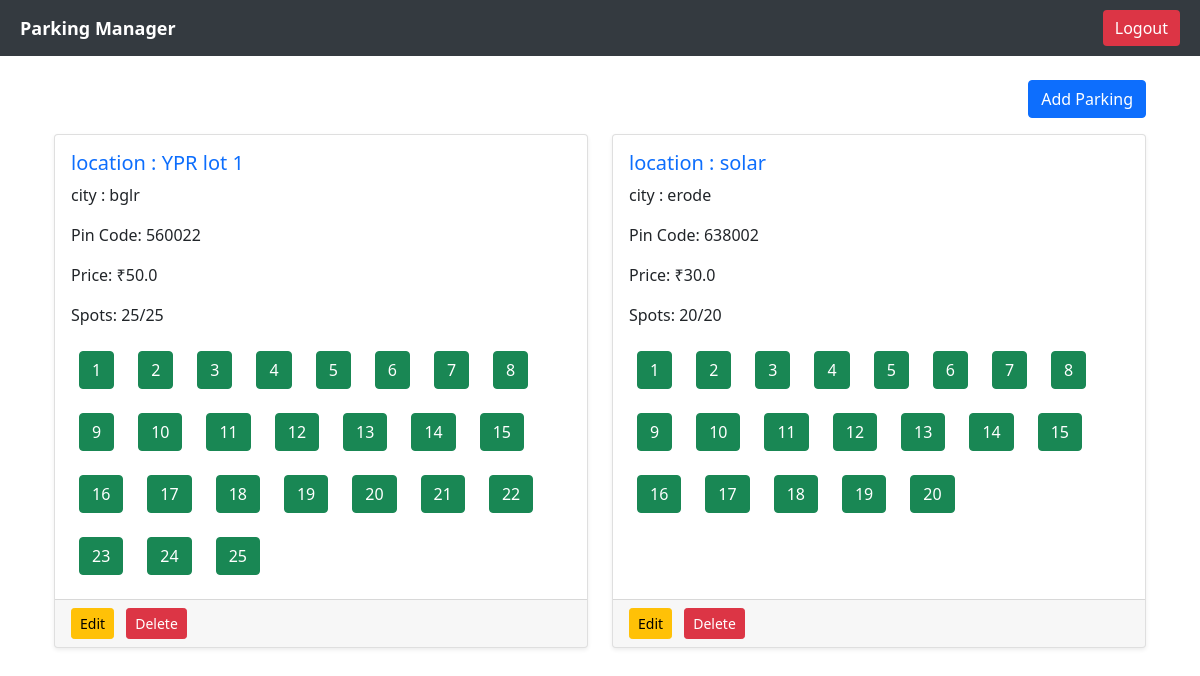
/parking (signed in), run on the app's committed database.
### models.py (models this page shows)
class Parking(db.Model):
    __tablename__ = "parking"
    id = db.Column(db.Integer, primary_key=True)
    primary_location_name = db.Column(db.String(20), nullable=False)
    address = db.Column(db.String(20), nullable=False)
    pin_code = db.Column(db.String(20), nullable=False)
    price = db.Column(db.Float, nullable=False)
    number_of_spots = db.Column(db.Integer, nullable=False)
    spots = db.relationship(
        "parkingSpot", back_populates="parking", cascade="all, delete-orphan"
    )

class parkingSpot(db.Model):
    __tablename__ = "parkingSpot"
    id = db.Column(db.Integer, primary_key=True)
    parking_id = db.Column(db.Integer, db.ForeignKey("parking.id"), nullable=False)
    spot_number = db.Column(db.Integer, nullable=False)
    status = db.Column(db.String(20), nullable=False, default="A")
    parking = db.relationship("Parking", back_populates="spots")
    bookings = db.relationship(
        "Booking", back_populates="spot", cascade="all, delete-orphan"
    )

### controllers.py (the view)
@app.route("/parking", methods=["GET", "POST"])
def parking():
    if "username" not in session:
        return redirect(url_for("login"))
    parkings = Parking.query.all()
    parking_spots = {}
    available_counts = {}
    users = User.query.all()
    for parking in parkings:
        spots = parkingSpot.query.filter_by(parking_id=parking.id).all()
        parking_spots[parking.id] = spots
        available_counts[parking.id] = parkingSpot.query.filter_by(
            parking_id=parking.id, status="A"
        ).count()
    return render_template(
        "parking.html",
        parkings=parkings,
        available_counts=available_counts,
        parking_spots=parking_spots,
        users=users,
    )

### templates/parking.html (shortened to what this page needs)
{% extends 'base.html' %}
{% block content %}
<div class="container mt-4">
    <div class="d-flex justify-content-end mb-3">
        <button class="btn btn-primary" data-bs-toggle="modal" data-bs-target="#addParkingModal">
            Add Parking
        </button>
    </div>
    <div class="row row-cols-1 row-cols-md-2 g-4">
        {% for parking in parkings %}
        <div class="col">
            <div class="card shadow-sm h-100">
                <div class="card-body">
                    <h5 class="card-title text-primary">location : {{ parking.primary_location_name }}</h5>
                    <p class="card-text">city : {{ parking.address }}</p>
                    <p class="card-text">Pin Code: {{ parking.pin_code }}</p>
                    <p class="card-text">Price: ₹{{ parking.price }}</p>
                    <p class="card-text">Spots: {{ available_counts[parking.id] }}/{{ parking.number_of_spots }}</p>
                    <div class="d-flex flex-wrap gap-2 mt-3">
                        {% for spot in parking.spots %}
                        <div class="p-2 rounded">
                            <button type="button"
                                class="btn {% if spot.status == 'A' %}btn-success{% else %}btn-danger{% endif %}"
                                data-bs-toggle="modal" data-bs-target="#spotModal{{ spot.id }}">
                                {{ spot.spot_number }}
                            </button>
{% if spot.status == 'O' %}
  {% set current_booking = None %}
  {% set found = false %}
  {% for booking in spot.bookings %}
    {% if not found and booking.status == 'O' %}
      {% set current_booking = booking %}
      {% set found = true %}
    {% endif %}
  {% endfor %}
{% endif %}
{% set found = false %}
                        </div>
                        {% endfor %}
                    </div>
                </div>
                <div class="card-footer d-flex justify-content-between">
                    <div>
                        <a href="/edit_parking/{{ parking.id }}" class="btn btn-warning btn-sm me-2">Edit</a>
<a href="/delete_parking/{{ parking.id }}" class="btn btn-danger btn-sm"
   onclick="return confirm('Are you sure you want to delete this parking?')">Delete</a>
                    </div>
                </div>
            </div>
        </div>
        {% endfor %}
    </div>
</div>
{% endblock %}

### data on the page
Parking: primary_location_name "YPR lot 1", address "bglr", pin_code "560022", price "50.0", number_of_spots "25"
parkingSpot: spot_number "1"
parkingSpot: spot_number "2"
parkingSpot: spot_number "3"
parkingSpot: spot_number "4"
parkingSpot: spot_number "5"
parkingSpot: spot_number "6"
parkingSpot: spot_number "7"
parkingSpot: spot_number "8"
parkingSpot: spot_number "9"
parkingSpot: spot_number "10"
parkingSpot: spot_number "11"
parkingSpot: spot_number "12"
parkingSpot: spot_number "13"
parkingSpot: spot_number "14"
parkingSpot: spot_number "15"
parkingSpot: spot_number "16"
parkingSpot: spot_number "17"
parkingSpot: spot_number "18"
parkingSpot: spot_number "19"
parkingSpot: spot_number "20"
parkingSpot: spot_number "21"
parkingSpot: spot_number "22"
parkingSpot: spot_number "23"
parkingSpot: spot_number "24"
parkingSpot: spot_number "25"
Parking: primary_location_name "solar", address "erode", pin_code "638002", price "30.0", number_of_spots "20"
parkingSpot: spot_number "1"
parkingSpot: spot_number "2"
parkingSpot: spot_number "3"
parkingSpot: spot_number "4"
parkingSpot: spot_number "5"
parkingSpot: spot_number "6"
parkingSpot: spot_number "7"
parkingSpot: spot_number "8"
parkingSpot: spot_number "9"
parkingSpot: spot_number "10"
parkingSpot: spot_number "11"
parkingSpot: spot_number "12"
parkingSpot: spot_number "13"
parkingSpot: spot_number "14"
parkingSpot: spot_number "15"
parkingSpot: spot_number "16"
